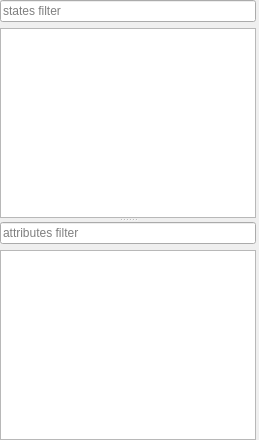
  <widget class="QDockWidget" name="dockHsmStructure">
   <property name="styleSheet">
    <string notr="true"/>
   </property>
   <property name="features">
    <set>QDockWidget::DockWidgetFloatable|QDockWidget::DockWidgetMovable</set>
   </property>
   <attribute name="dockWidgetArea">
    <number>2</number>
   </attribute>
   <widget class="QWidget" name="dockWidgetContents_2">
    <layout class="QVBoxLayout" name="verticalLayout_4">
     <property name="leftMargin">
      <number>0</number>
     </property>
     <property name="topMargin">
      <number>0</number>
     </property>
     <property name="rightMargin">
      <number>3</number>
     </property>
     <property name="bottomMargin">
      <number>0</number>
     </property>
     <item>
      <widget class="QSplitter" name="splitter">
       <property name="orientation">
        <enum>Qt::Vertical</enum>
       </property>
       <widget class="QWidget" name="layoutWidget">
        <layout class="QVBoxLayout" name="layoutStatesTree">
         <item>
          <widget class="QLineEdit" name="filterState">
           <property name="inputMask">
            <string/>
           </property>
           <property name="text">
            <string/>
           </property>
           <property name="placeholderText">
            <string>states filter</string>
           </property>
          </widget>
         </item>
         <item>
          <widget class="HsmTreeView" name="modelTree">
           <attribute name="headerVisible">
            <bool>false</bool>
           </attribute>
          </widget>
         </item>
        </layout>
       </widget>
       <widget class="QWidget" name="layoutWidget">
        <layout class="QVBoxLayout" name="layoutItemAttributes">
         <item>
          <widget class="QLineEdit" name="filterItemProperties">
           <property name="placeholderText">
            <string>attributes filter</string>
           </property>
          </widget>
         </item>
         <item>
          <widget class="HsmPropertiesTableView" name="entityProperties"/>
         </item>
        </layout>
       </widget>
      </widget>
     </item>
    </layout>
   </widget>
  </widget>
